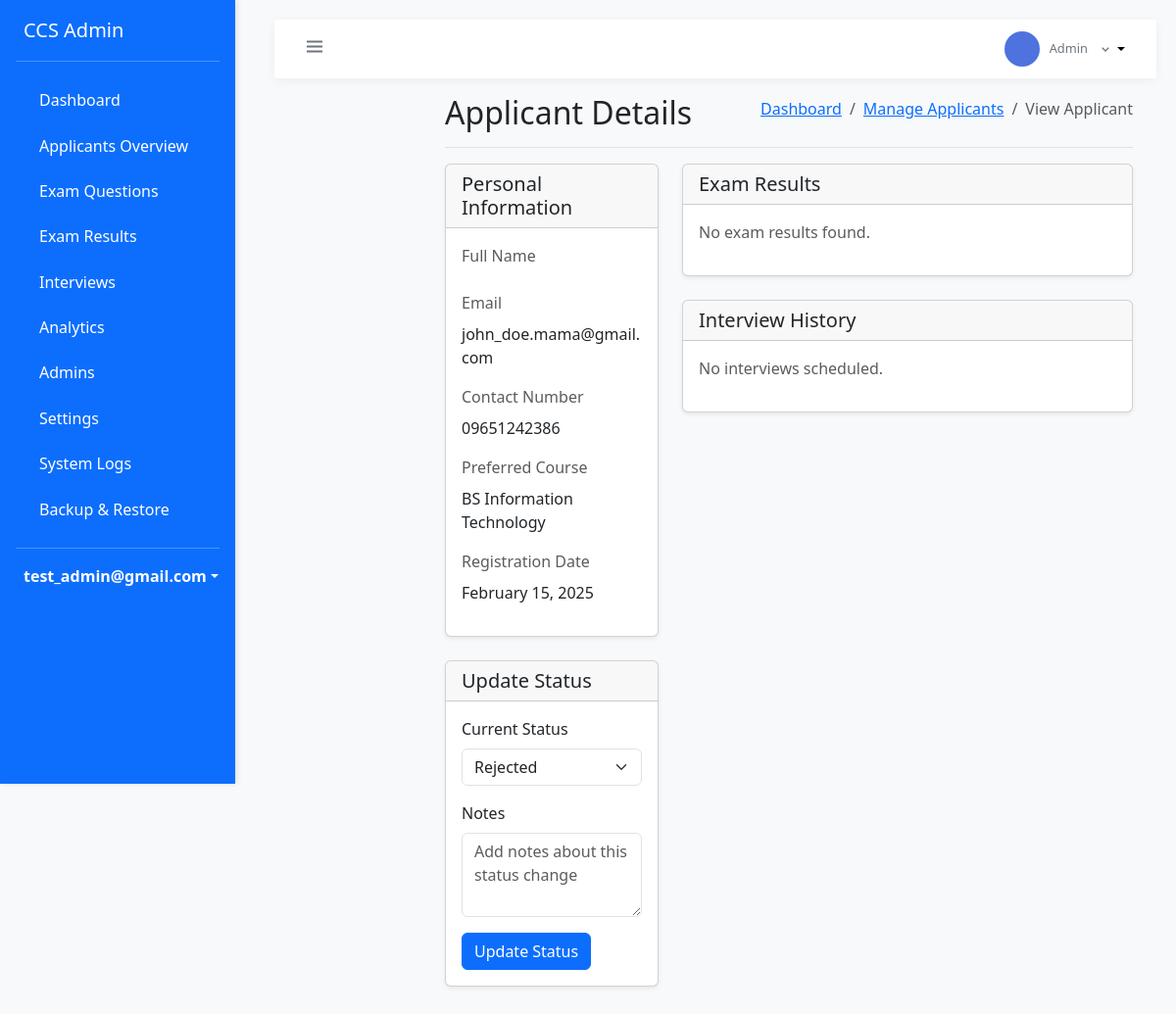
/admin/view_applicant.php?id=16 (signed in), run on the app's committed database.
### tables this page shows
CREATE TABLE `users` (
  `id` int(11) NOT NULL,
  `email` varchar(255) NOT NULL,
  `password` varchar(255) NOT NULL,
  `first_name` varchar(100) NOT NULL,
  `last_name` varchar(100) NOT NULL,
  `role` enum('super_admin','admin','applicant') NOT NULL,
  `status` enum('active','inactive','pending','approved','rejected') DEFAULT 'pending',
  `created_at` timestamp NOT NULL DEFAULT current_timestamp(),
  `updated_at` timestamp NOT NULL DEFAULT current_timestamp() ON UPDATE current_timestamp(),
  `updated_by` int(11) DEFAULT NULL
);

CREATE TABLE `applicants` (
  `id` int(11) NOT NULL,
  `user_id` int(11) NOT NULL,
  `applicant_number` varchar(50) NOT NULL,
  `first_name` varchar(100) NOT NULL,
  `middle_name` varchar(100) DEFAULT NULL,
  `last_name` varchar(100) NOT NULL,
  `contact_number` varchar(20) NOT NULL,
  `address` text NOT NULL,
  `birth_date` date NOT NULL,
  `school` varchar(255) NOT NULL,
  `course` enum('BSCS','BSIT') NOT NULL,
  `year_level` enum('1st Year','2nd Year','3rd Year','4th Year','5th Year','Graduate') NOT NULL,
  `progress_status` enum('registered','part1_pending','part1_completed','part2_pending','part2_completed','interview_pending','interview_completed','passed','failed') NOT NULL DEFAULT 'registered',
  `created_at` timestamp NOT NULL DEFAULT current_timestamp(),
  `updated_at` timestamp NOT NULL DEFAULT current_timestamp() ON UPDATE current_timestamp(),
  `application_status_id` int(11) DEFAULT NULL,
  `exam_status_id` int(11) DEFAULT NULL,
  `preferred_course` varchar(255) NOT NULL
);

### config/database.php (called while the page is built, shortened)
<?php
class Database {
    private static $instance = null;
    private $connection;
    private function __construct() {
        try {
            $this->connection = new PDO(
                "mysql:host=localhost;dbname=ccs_screening",
                "root",
                ""
            );
            $this->connection->setAttribute(PDO::ATTR_ERRMODE, PDO::ERRMODE_EXCEPTION);
            $this->connection->setAttribute(PDO::ATTR_DEFAULT_FETCH_MODE, PDO::FETCH_ASSOC);
        } catch(PDOException $e) {
            die("Connection failed: " . $e->getMessage());
        }
    }
    public static function getInstance() {
        if (self::$instance === null) {
            self::$instance = new self();
        }
        return self::$instance;
    }
    public function getConnection() {
        return $this->connection;
    }
}
?>

### classes/Auth.php (called while the page is built, shortened)
<?php
class Auth {
    private $conn;
    public function __construct() {
        require_once __DIR__ . '/../config/database.php';
        $this->database = Database::getInstance();
        $this->conn = $this->database->getConnection();
    }
    public function isLoggedIn() {
        return isset($_SESSION['user_id']) && !empty($_SESSION['user_id']);
    }
    public function getCurrentUser() {
        try {
            $stmt = $this->conn->prepare("
                SELECT
                    u.*,
                    CASE
                        WHEN sa.user_id IS NOT NULL THEN 'super_admin'
                        WHEN a.user_id IS NOT NULL THEN 'admin'
                        ELSE u.role
                    END as role_type
                FROM users u
                LEFT JOIN super_admins sa ON u.id = sa.user_id
                LEFT JOIN admins a ON u.id = a.user_id
                WHERE u.id = ? AND u.status = 'active'
                LIMIT 1
            ");
            $stmt->execute([$_SESSION['user_id']]);
            $user = $stmt->fetch(PDO::FETCH_ASSOC);
            if ($user) {
                $user['role'] = $user['role_type'];
            }
            return $user;
        } catch (Exception $e) {
            error_log("Get current user error: " . $e->getMessage());
            return null;
        }
    }
}
?>

### admin/view_applicant.php (the view, shortened to what this page needs)
<?php
require_once '../classes/Auth.php';
require_once '../config/database.php';
require_once './includes/layout.php';
$auth = new Auth();
$db = Database::getInstance();
$conn = $db->getConnection();
$applicant_id = isset($_GET['id']) ? (int)$_GET['id'] : 0;
try {
    $stmt = $conn->prepare("
    SELECT u.*, a.contact_number, a.preferred_course
    FROM users u
    JOIN applicants a ON u.id = a.user_id
    WHERE u.id = ? AND u.role = 'applicant'
");
$stmt->execute([$applicant_id]);
$applicant = $stmt->fetch();
    $stmt = $conn->prepare("
    SELECT er.*, e.title AS exam_title
    FROM exam_results er
    JOIN exams e ON er.exam_id = e.id
    WHERE er.applicant_id = ?  -- ✅ Correct column name
    ORDER BY er.created_at DESC
");
$stmt->execute([$applicant_id]);
$exam_results = $stmt->fetchAll();
    $stmt = $conn->prepare("
        SELECT * FROM interview_schedules
        WHERE applicant_id = ?
        ORDER BY schedule_date DESC
    ");
    $stmt->execute([$applicant_id]);
    $interviews = $stmt->fetchAll();
} catch (Exception $e) {
    error_log("Error in view_applicant.php: " . $e->getMessage());
    $error = "An error occurred while fetching applicant details.";
}
admin_header('View Applicant');
?>
<div class="container-fluid">
    <div class="row">
        <?php include_once './includes/sidebar.php'; ?>
        <main class="col-md-9 ms-sm-auto col-lg-10 px-md-4">
            <div class="d-flex justify-content-between flex-wrap flex-md-nowrap align-items-center pt-3 pb-2 mb-3 border-bottom">
                <h1 class="h2">Applicant Details</h1>
                <nav aria-label="breadcrumb">
                    <ol class="breadcrumb">
                        <li class="breadcrumb-item"><a href="dashboard.php">Dashboard</a></li>
                        <li class="breadcrumb-item"><a href="manage_applicants.php">Manage Applicants</a></li>
                        <li class="breadcrumb-item active">View Applicant</li>
                    </ol>
                </nav>
            </div>
            <div class="row">
                <div class="col-md-4">
                    <div class="card mb-4">
                        <div class="card-header">
                            <h5 class="card-title mb-0">Personal Information</h5>
                        </div>
                        <div class="card-body">
                            <div class="mb-3">
                                <label class="form-label text-muted">Full Name</label>
                            </div>
                            <div class="mb-3">
                                <label class="form-label text-muted">Email</label>
                                <p><?php echo htmlspecialchars($applicant['email']); ?></p>
                            </div>
                            <div class="mb-3">
                                <label class="form-label text-muted">Contact Number</label>
                                <p><?php echo htmlspecialchars($applicant['contact_number'] ?? 'NULL'); ?></p>
                            </div>
                            <div class="mb-3">
                                <label class="form-label text-muted">Preferred Course</label>
                                <p><?php echo htmlspecialchars($applicant['preferred_course'] ?? 'N/A'); ?></p>
                            </div>
                            <div class="mb-3">
                                <label class="form-label text-muted">Registration Date</label>
                                <p><?php echo date('F d, Y', strtotime($applicant['created_at'])); ?></p>
                            </div>
                        </div>
                    </div>
                    <div class="card">
                        <div class="card-header">
                            <h5 class="card-title mb-0">Update Status</h5>
                        </div>
                        <div class="card-body">
                            <form method="POST">
                                <div class="mb-3">
                                    <label for="status" class="form-label">Current Status</label>
                                    <select class="form-select" id="status" name="status" required>
                                        <option value="rejected" <?php echo $applicant['status'] === 'rejected' ? 'selected' : ''; ?>>Rejected</option>
                                    </select>
                                </div>
                                <div class="mb-3">
                                    <label for="notes" class="form-label">Notes</label>
                                    <textarea class="form-control" id="notes" name="notes" rows="3" placeholder="Add notes about this status change"></textarea>
                                </div>
                                <button type="submit" name="update_status" class="btn btn-primary">
                                    Update Status
                                </button>
                            </form>
                        </div>
                    </div>
                </div>
                <div class="col-md-8">
                    <div class="card mb-4">
                        <div class="card-header">
                            <h5 class="card-title mb-0">Exam Results</h5>
                        </div>
                        <div class="card-body">
                            <?php if (empty($exam_results)): ?>
                                <p class="text-muted">No exam results found.</p>
                            <?php endif; ?>
                        </div>
                    </div>
                    <div class="card">
                        <div class="card-header">
                            <h5 class="card-title mb-0">Interview History</h5>
                        </div>
                        <div class="card-body">
                            <?php if (empty($interviews)): ?>
                                <p class="text-muted">No interviews scheduled.</p>
                            <?php endif; ?>
                        </div>
                    </div>
                </div>
            </div>
        </main>
    </div>
</div>
<?php admin_footer(); ?>

### admin/includes/layout.php (shortened to what this page needs)
<?php
require_once __DIR__ . '/../../classes/Auth.php';
function admin_header($title = '') {
?>
<!DOCTYPE html>
<html lang="en">
<head>
    <link href="https://cdn.jsdelivr.net/npm/bootstrap@5.3.0/dist/css/bootstrap.min.css" rel="stylesheet">
    <link href='https://unpkg.com/boxicons@2.1.4/css/boxicons.min.css' rel='stylesheet'>
    <link href="https://cdn.jsdelivr.net/npm/metismenu/dist/metisMenu.min.css" rel="stylesheet">
</head>
<body>
    <div class="wrapper">
        <?php include 'sidebar.php'; ?>
        <div class="page-content-wrapper">
            <nav class="top-navbar">
                <button class="btn btn-link text-secondary px-1 py-0" id="sidebarToggle">
                    <i class="bx bx-menu fs-4"></i>
                </button>
                <div class="user-profile dropdown">
                    <button class="user-profile-btn dropdown-toggle" type="button" data-bs-toggle="dropdown" aria-expanded="false">
                        <div class="user-avatar">
                        </div>
                        <div class="user-info">
                            <p class="user-role"><?php echo ucfirst($user['role']); ?></p>
                        </div>
                        <i class="bx bx-chevron-down text-secondary"></i>
                    </button>
                </div>
            </nav>
            <div class="content-wrapper">
<?php
}
function admin_footer() {
?>
            </div>
        </div>
    </div>
</body>
</html>
<?php } ?>

### admin/includes/sidebar.php (shortened to what this page needs)
<?php
require_once __DIR__ . '/../../classes/Auth.php';
global $auth;
$user = $auth->getCurrentUser();
function is_active($page_name) {
    return strpos($_SERVER['SCRIPT_NAME'], $page_name) !== false ? 'active' : '';
}
?>
<nav class="sidebar bg-primary">
    <div class="d-flex flex-column">
        <a href="/php-ccs/admin/super/dashboard.php" class="d-flex align-items-center mb-3 mb-md-0 me-md-auto text-white text-decoration-none">
            <span class="fs-5">CCS Admin</span>
        </a>
        <hr class="text-white my-3">
        <ul class="nav nav-pills flex-column mb-auto">
            <li class="nav-item">
                <a class="nav-link text-white <?php echo is_active('dashboard'); ?>" href="/php-ccs/admin/super/dashboard.php">
                    Dashboard
                </a>
            </li>
            <li class="nav-item">
                <a class="nav-link text-white <?php echo is_active('applicants'); ?>" href="/php-ccs/admin/super/applicants_overview.php">
                    Applicants Overview
                </a>
            </li>
            <li class="nav-item">
                <a class="nav-link text-white <?php echo is_active('manage_questions'); ?>" href="/php-ccs/admin/super/manage_questions.php">
                    Exam Questions
                </a>
            </li>
            <li class="nav-item">
                <a class="nav-link text-white <?php echo is_active('exam_results'); ?>" href="/php-ccs/admin/super/exam_results.php">
                    Exam Results
                </a>
            </li>
            <li class="nav-item">
                <a class="nav-link text-white <?php echo is_active('interview_list'); ?>" href="/php-ccs/admin/super/interview_list.php">
                    Interviews
                </a>
            </li>
            <li class="nav-item">
                <a class="nav-link text-white <?php echo is_active('analytics'); ?>" href="/php-ccs/admin/super/analytics.php">
                    Analytics
                </a>
            </li>
            <li class="nav-item">
                <a class="nav-link text-white <?php echo is_active('list_admins'); ?>" href="/php-ccs/admin/super/list_admins.php">
                    Admins
                </a>
            </li>
            <li class="nav-item">
                <a class="nav-link text-white <?php echo is_active('system_settings'); ?>" href="/php-ccs/admin/super/system_settings.php">
                    Settings
                </a>
            </li>
            <li class="nav-item">
                <a class="nav-link text-white <?php echo is_active('logs'); ?>" href="/php-ccs/admin/super/system_logs.php">
                    System Logs
                </a>
            </li>
            <li class="nav-item">
                <a class="nav-link text-white <?php echo is_active('backup'); ?>" href="/php-ccs/admin/super/backup.php">
                    Backup & Restore
                </a>
            </li>
        </ul>
        <hr class="text-white my-3">
        <div class="dropdown pb-3">
            <a href="#" class="d-flex align-items-center text-white text-decoration-none dropdown-toggle" id="dropdownUser" data-bs-toggle="dropdown" aria-expanded="false">
                <strong><?php echo htmlspecialchars($user['email']); ?></strong>
            </a>
        </div>
    </div>
</nav>

### data on the page
users: email "test_admin@gmail.com", role "Admin"
applicants: user.email "john_doe.mama@gmail.com", contact_number "09651242386", preferred_course "BS Information Technology", user.created_at "February 15, 2025"
users: status "Rejected"
